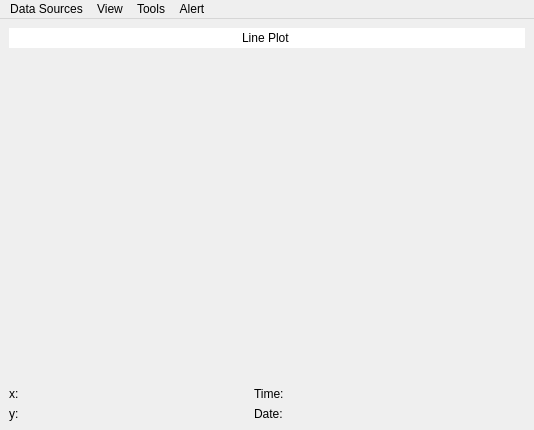
<?xml version="1.0" encoding="UTF-8"?>
<ui version="4.0">
 <class>MainWindow</class>
 <widget class="QMainWindow" name="MainWindow">
  <property name="geometry">
   <rect>
    <x>0</x>
    <y>0</y>
    <width>534</width>
    <height>430</height>
   </rect>
  </property>
  <property name="windowTitle">
   <string>MainWindow</string>
  </property>
  <widget class="QWidget" name="centralwidget">
   <layout class="QVBoxLayout" name="verticalLayout">
    <item>
     <widget class="QLineEdit" name="title">
      <property name="focusPolicy">
       <enum>Qt::ClickFocus</enum>
      </property>
      <property name="text">
       <string>Line Plot</string>
      </property>
      <property name="frame">
       <bool>false</bool>
      </property>
      <property name="alignment">
       <set>Qt::AlignCenter</set>
      </property>
     </widget>
    </item>
    <item>
     <widget class="QWidget" name="plotFrame" native="true">
      <property name="sizePolicy">
       <sizepolicy hsizetype="Preferred" vsizetype="Expanding">
        <horstretch>0</horstretch>
        <verstretch>0</verstretch>
       </sizepolicy>
      </property>
     </widget>
    </item>
    <item>
     <layout class="QHBoxLayout" name="footerHBox">
      <item>
       <layout class="QVBoxLayout" name="verticalLayout_3">
        <item>
         <layout class="QHBoxLayout" name="horizontalLayout_3">
          <item>
           <widget class="QLabel" name="label_3">
            <property name="text">
             <string>x:</string>
            </property>
           </widget>
          </item>
          <item>
           <widget class="QLabel" name="xLabel">
            <property name="sizePolicy">
             <sizepolicy hsizetype="Expanding" vsizetype="Preferred">
              <horstretch>0</horstretch>
              <verstretch>0</verstretch>
             </sizepolicy>
            </property>
            <property name="text">
             <string/>
            </property>
           </widget>
          </item>
          <item>
           <widget class="QLabel" name="label_2">
            <property name="text">
             <string>Time:</string>
            </property>
           </widget>
          </item>
          <item>
           <widget class="QLabel" name="timeLabel">
            <property name="sizePolicy">
             <sizepolicy hsizetype="Expanding" vsizetype="Preferred">
              <horstretch>0</horstretch>
              <verstretch>0</verstretch>
             </sizepolicy>
            </property>
            <property name="text">
             <string/>
            </property>
           </widget>
          </item>
         </layout>
        </item>
        <item>
         <layout class="QHBoxLayout" name="horizontalLayout_2">
          <item>
           <widget class="QLabel" name="label_4">
            <property name="text">
             <string>y:</string>
            </property>
           </widget>
          </item>
          <item>
           <widget class="QLabel" name="yLabel">
            <property name="sizePolicy">
             <sizepolicy hsizetype="Expanding" vsizetype="Preferred">
              <horstretch>0</horstretch>
              <verstretch>0</verstretch>
             </sizepolicy>
            </property>
            <property name="text">
             <string/>
            </property>
           </widget>
          </item>
          <item>
           <widget class="QLabel" name="label_5">
            <property name="text">
             <string>Date:</string>
            </property>
           </widget>
          </item>
          <item>
           <widget class="QLabel" name="dateLabel">
            <property name="sizePolicy">
             <sizepolicy hsizetype="Expanding" vsizetype="Preferred">
              <horstretch>0</horstretch>
              <verstretch>0</verstretch>
             </sizepolicy>
            </property>
            <property name="text">
             <string/>
            </property>
           </widget>
          </item>
         </layout>
        </item>
       </layout>
      </item>
      <item>
       <widget class="QLabel" name="logoLabel">
        <property name="text">
         <string/>
        </property>
        <property name="pixmap">
         <pixmap resource="../images/resources.qrc">:/logo_48_transparent.png</pixmap>
        </property>
       </widget>
      </item>
     </layout>
    </item>
   </layout>
  </widget>
  <widget class="QMenuBar" name="menubar">
   <property name="geometry">
    <rect>
     <x>0</x>
     <y>0</y>
     <width>534</width>
     <height>22</height>
    </rect>
   </property>
   <widget class="QMenu" name="menuData_Sources">
    <property name="title">
     <string>Data Sources</string>
    </property>
   </widget>
   <widget class="QMenu" name="menuView">
    <property name="title">
     <string>View</string>
    </property>
    <addaction name="actionLegend_Box"/>
    <addaction name="actionX_axis"/>
    <addaction name="actionY_axis"/>
    <addaction name="actionPoints"/>
    <addaction name="actionLines"/>
   </widget>
   <widget class="QMenu" name="menuSave">
    <property name="title">
     <string>Tools</string>
    </property>
    <addaction name="actionSaveToPNG"/>
    <addaction name="actionSettings"/>
   </widget>
   <widget class="QMenu" name="menuAlert">
    <property name="title">
     <string>Alert</string>
    </property>
    <widget class="QMenu" name="menuSounds">
     <property name="title">
      <string>Sounds</string>
     </property>
     <addaction name="actionBeep"/>
     <addaction name="actionClick"/>
     <addaction name="actionPunch"/>
     <addaction name="actionWhack"/>
     <addaction name="actionSharp"/>
     <addaction name="actionGlass"/>
    </widget>
    <widget class="QMenu" name="menuVolume">
     <property name="title">
      <string>Volume</string>
     </property>
     <addaction name="actionHigh"/>
     <addaction name="actionMedium"/>
     <addaction name="actionLow"/>
    </widget>
    <addaction name="actionToggleAlert"/>
    <addaction name="menuSounds"/>
    <addaction name="menuVolume"/>
   </widget>
   <addaction name="menuData_Sources"/>
   <addaction name="menuView"/>
   <addaction name="menuSave"/>
   <addaction name="menuAlert"/>
  </widget>
  <action name="actionLegend_Box">
   <property name="checkable">
    <bool>true</bool>
   </property>
   <property name="text">
    <string>Legend Box</string>
   </property>
  </action>
  <action name="actionX_axis">
   <property name="checkable">
    <bool>true</bool>
   </property>
   <property name="text">
    <string>X axis</string>
   </property>
  </action>
  <action name="actionY_axis">
   <property name="checkable">
    <bool>true</bool>
   </property>
   <property name="checked">
    <bool>true</bool>
   </property>
   <property name="text">
    <string>Y axis</string>
   </property>
  </action>
  <action name="actionSaveToPNG">
   <property name="text">
    <string>Save to PNG</string>
   </property>
  </action>
  <action name="actionPoints">
   <property name="checkable">
    <bool>true</bool>
   </property>
   <property name="text">
    <string>Points</string>
   </property>
  </action>
  <action name="actionLines">
   <property name="checkable">
    <bool>true</bool>
   </property>
   <property name="checked">
    <bool>true</bool>
   </property>
   <property name="text">
    <string>Lines</string>
   </property>
  </action>
  <action name="actionSettings">
   <property name="text">
    <string>Plot Settings</string>
   </property>
  </action>
  <action name="actionSuond_on_off">
   <property name="text">
    <string>Sound on/off</string>
   </property>
  </action>
  <action name="actionToggleAlert">
   <property name="checkable">
    <bool>true</bool>
   </property>
   <property name="checked">
    <bool>true</bool>
   </property>
   <property name="text">
    <string>Toggle Alert</string>
   </property>
  </action>
  <action name="actionBeep">
   <property name="checkable">
    <bool>true</bool>
   </property>
   <property name="checked">
    <bool>true</bool>
   </property>
   <property name="text">
    <string>beep</string>
   </property>
  </action>
  <action name="actionClick">
   <property name="checkable">
    <bool>true</bool>
   </property>
   <property name="text">
    <string>click</string>
   </property>
  </action>
  <action name="actionPunch">
   <property name="checkable">
    <bool>true</bool>
   </property>
   <property name="text">
    <string>punch</string>
   </property>
  </action>
  <action name="actionWhack">
   <property name="checkable">
    <bool>true</bool>
   </property>
   <property name="text">
    <string>whack</string>
   </property>
  </action>
  <action name="actionSharp">
   <property name="checkable">
    <bool>true</bool>
   </property>
   <property name="text">
    <string>sharp</string>
   </property>
  </action>
  <action name="actionGlass">
   <property name="checkable">
    <bool>true</bool>
   </property>
   <property name="text">
    <string>glass</string>
   </property>
  </action>
  <action name="actionHigh">
   <property name="checkable">
    <bool>true</bool>
   </property>
   <property name="text">
    <string>High</string>
   </property>
  </action>
  <action name="actionMedium">
   <property name="checkable">
    <bool>true</bool>
   </property>
   <property name="checked">
    <bool>true</bool>
   </property>
   <property name="text">
    <string>Medium</string>
   </property>
  </action>
  <action name="actionLow">
   <property name="checkable">
    <bool>true</bool>
   </property>
   <property name="text">
    <string>Low</string>
   </property>
  </action>
 </widget>
 <resources>
  <include location="../images/resources.qrc"/>
 </resources>
 <connections>
  <connection>
   <sender>actionSettings</sender>
   <signal>triggered()</signal>
   <receiver>MainWindow</receiver>
   <slot>_on_plot_settings()</slot>
   <hints>
    <hint type="sourcelabel">
     <x>-1</x>
     <y>-1</y>
    </hint>
    <hint type="destinationlabel">
     <x>266</x>
     <y>214</y>
    </hint>
   </hints>
  </connection>
 </connections>
 <slots>
  <slot>_on_plot_settings()</slot>
 </slots>
</ui>
